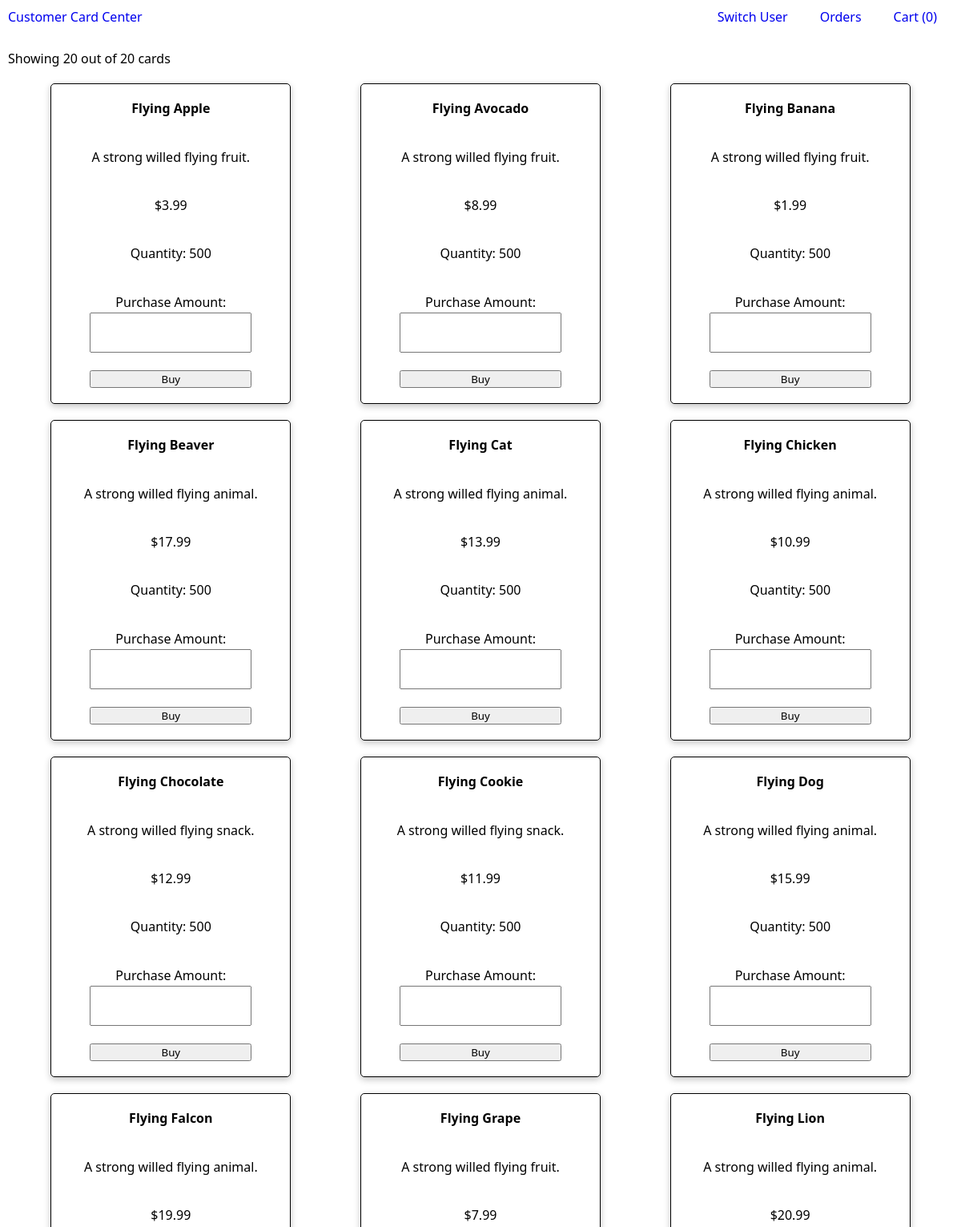
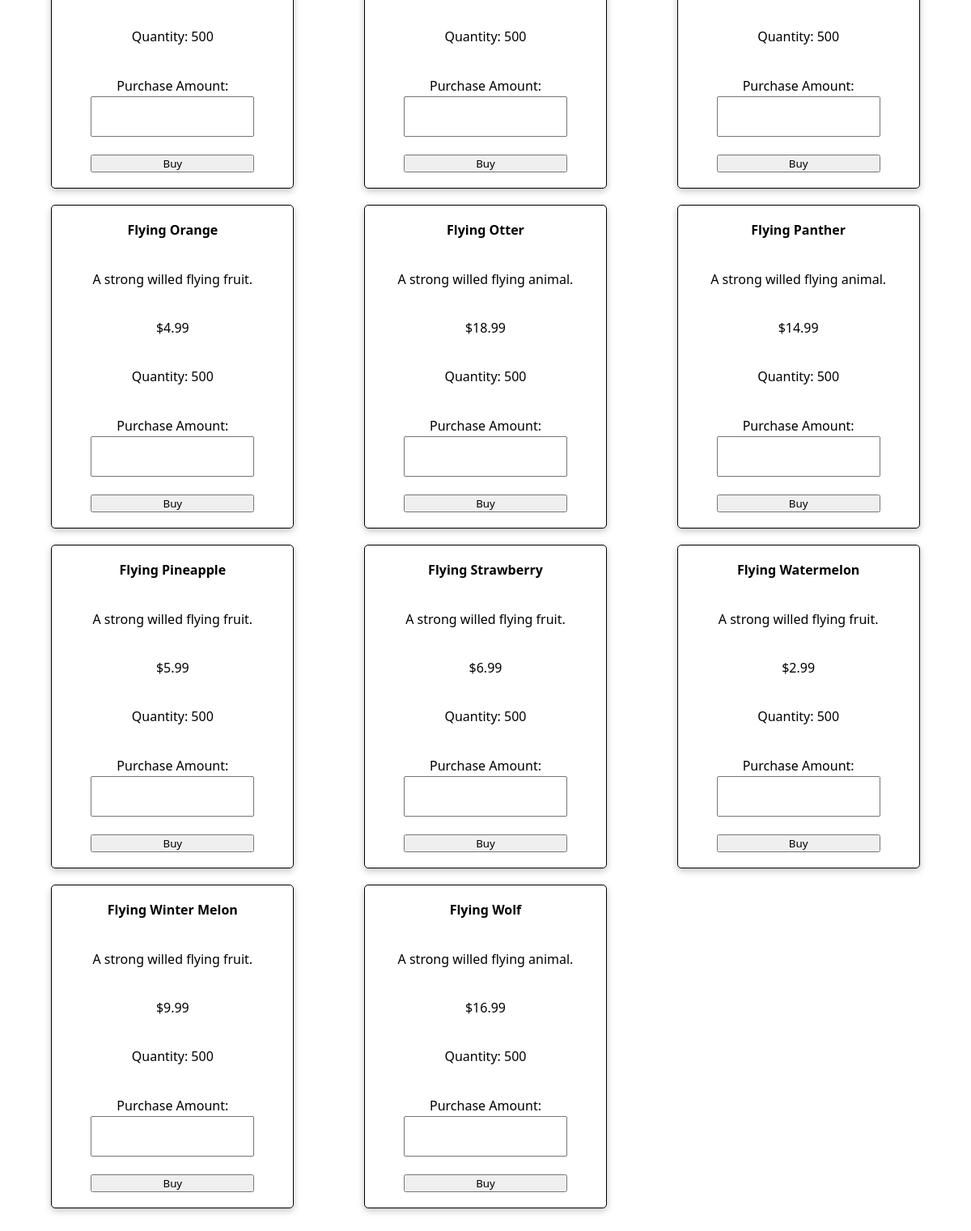
/customer.php, run on the app's committed database (2 pictures, top to bottom).
### tables this page shows
CREATE TABLE cards (
    cardID         INT(20)        NOT NULL AUTO_INCREMENT,
    name           VARCHAR(30)    NOT NULL,
    description    VARCHAR(255)   NOT NULL,
    price          FLOAT(10)      NOT NULL,
    quantity       INT(20)        NOT NULL,
 PRIMARY KEY (cardID)
);

### customer.php (the view, shortened to what this page needs)
<?php
require_once ('database.php');
$query = 'SELECT * FROM cards
          ORDER BY name';
$statement = $db->prepare($query);
$statement->execute();
$card_list = $statement->fetchAll();
$query2 = 'SELECT * FROM cart
           ORDER BY cartID';
$statement2 = $db->prepare($query2);
$statement2->execute();
$cart_list = $statement2->fetchAll();
?>
<!DOCTYPE html>
<html>
<head>
    <link rel="stylesheet" href="./main.css" type="text/css">
</head>
<body>
    <header>
        <div class="logo">
            <div>
                <a href="customer.php">Customer Card Center</a>
            </div>
        </div>
        <nav>
            <ul class="nav-links">
                <li><a href="index.php">Switch User</a></li>
                <li><a href="customer_orders.php">Orders</a></li>
                <li><a href="cart.php">Cart (<?php echo count($cart_list) ?>)</a></li>
            </ul>
        </nav>
    </header>
    <div class="card-content">
        <p>Showing <?php echo count($card_list)?> out of <?php echo count($card_list)?> cards</p>
        <ul class="cards">
            <?php foreach ($card_list as $card) : ?>
                <li class="card">
                    <p class="card-title"><?php echo $card['name'] ?></p>
                    <p><?php echo $card['description'] ?></p>
                    <p><?php echo "$" . number_format((float) $card['price'], 2, '.', ',') ?></p>
                    <p><?php echo "Quantity: " . $card['quantity'] ?></p>
                    <form action="add_to_cart.php" method="post">
                        <p class="card-purchase">
                            <?php echo "Purchase Amount: " ?>
                            <input type="number" name="purchase_amount" class="order-field">
                        </p>
                        <input type="submit" value="Buy" class="buy-btn"><br>
                    </form>
                </li>
            <?php endforeach; ?>
        </ul>
    </div>
</body>
</html>

### main.css (style rules this page uses)
* { font-family:'Segoe UI', Tahoma, Geneva, Verdana, sans-serif; padding: 0; margin: 0; box-sizing: border-box; }
li, a { font-size: 16px; text-decoration: none; }
header { display: flex; justify-content: space-between; align-items: center; padding: 10px; height: 1%; }
.logo { display: flex; justify-content: center; cursor: pointer; }
.nav-links { display: flex; list-style: none; }
li { list-style: none; padding: 0px 20px; }
.card-content { margin-top: 10px; padding: 10px; }
.cards { display: grid; justify-items: center; grid-template-columns: repeat(auto-fit, minmax(300px, 1fr)); justify-content: center; padding: 10px; }
.card { display: flex; flex-direction: column; justify-content: space-around; align-items: center; text-align: center; min-width: 300px; min-height: 400px; margin: 10px; border: black 1px solid; border-radius: 5px; box-shadow: rgba(0, 0, 0, 0.24) 0px 3px 8px; }
.card-title { font-weight: bold; }
.order-field { width: 100%; height: 50px; margin-top: 1%; margin-bottom: 1%; text-align: center; }
.card-purchase { display: flex; flex-direction: column; justify-content: space-around; align-items: center; }
.buy-btn { width: 100%; margin-top: 10%; }

### data on the page
cards: name "Flying Apple", description "A strong willed flying fruit.", price "3.99", quantity "500"
cards: name "Flying Avocado", description "A strong willed flying fruit.", price "8.99", quantity "500"
cards: name "Flying Banana", description "A strong willed flying fruit.", price "1.99", quantity "500"
cards: name "Flying Beaver", description "A strong willed flying animal.", price "17.99", quantity "500"
cards: name "Flying Cat", description "A strong willed flying animal.", price "13.99", quantity "500"
cards: name "Flying Chicken", description "A strong willed flying animal.", price "10.99", quantity "500"
cards: name "Flying Chocolate", description "A strong willed flying snack.", price "12.99", quantity "500"
cards: name "Flying Cookie", description "A strong willed flying snack.", price "11.99", quantity "500"
cards: name "Flying Dog", description "A strong willed flying animal.", price "15.99", quantity "500"
cards: name "Flying Falcon", description "A strong willed flying animal.", price "19.99", quantity "500"
cards: name "Flying Grape", description "A strong willed flying fruit.", price "7.99", quantity "500"
cards: name "Flying Lion", description "A strong willed flying animal.", price "20.99", quantity "500"
cards: name "Flying Orange", description "A strong willed flying fruit.", price "4.99", quantity "500"
cards: name "Flying Otter", description "A strong willed flying animal.", price "18.99", quantity "500"
cards: name "Flying Panther", description "A strong willed flying animal.", price "14.99", quantity "500"
cards: name "Flying Pineapple", description "A strong willed flying fruit.", price "5.99", quantity "500"
cards: name "Flying Strawberry", description "A strong willed flying fruit.", price "6.99", quantity "500"
cards: name "Flying Watermelon", description "A strong willed flying fruit.", price "2.99", quantity "500"
cards: name "Flying Winter Melon", description "A strong willed flying fruit.", price "9.99", quantity "500"
cards: name "Flying Wolf", description "A strong willed flying animal.", price "16.99", quantity "500"

### other printed values
count($cart_list) "0"
count($card_list) "20"
